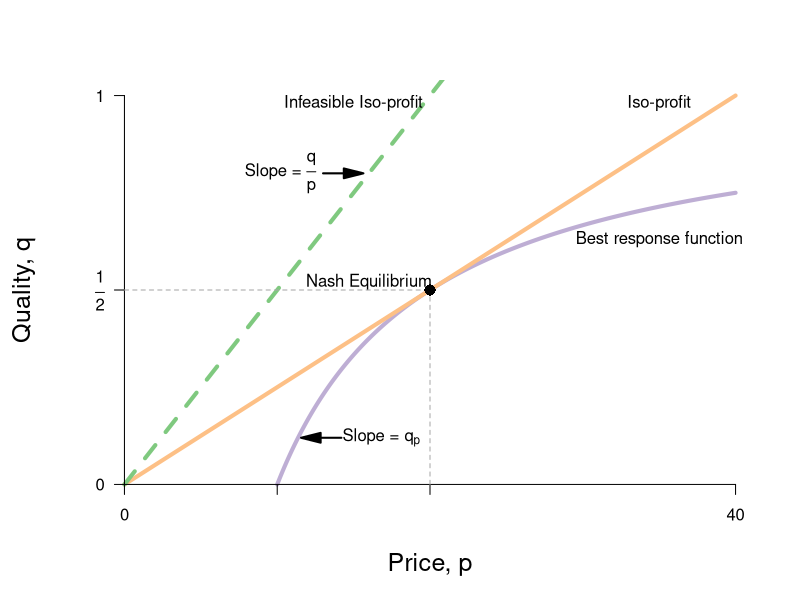

This figure's R source:
require(ggplot2)
require(shape)
pdf(file = "bfh-textbook/information_power/ch11_fig1.pdf", width = 9, height = 7)

#Set parameters for graphics
axislabelsize <- 1.5

brfFn <- function(p, delta = 5) {
  1 - (2*delta) /p
}

solowCondition <- function(p, delta = 5){
  (p*(1/(8*delta)))
}

solowInfeas <- function(p, delta = 5){
  (p*(1/(4*delta)))
}

#COL <- c("#1B9E77", "#D95F02", "#7570B3", "#E7298A", "#66A61E", "#E6AB02", "#A6761D", "#666666")
COL <- c("#7fc97f", "#beaed4", "#fdc086", "#ffff99")
par(mar =  c(5, 5, 4, 2))
xlims <- c(0, 40)
ylims <- c(0, 1)


plot(0, 0, xlim = xlims, ylim = ylims, type = "n",
     xlab = expression(paste("Price, ", p)),
     ylab = expression(paste("Quality, ", q)),
     xaxt = "n", yaxt = "n", cex.lab = axislabelsize, bty = "n")

npts <- 500 
npts2 <- 501
#Specify the sequences of points for graphing. 
xx1 <- seq(10, xlims[2], length.out = npts)
xx2 <- seq(xlims[1], xlims[2], length.out = npts)
xx3 <- seq(xlims[1], xlims[2], length.out = npts2)
xx4 <- seq(xlims[1], 10, length.out = npts2)

#Draw the lines for the graphs
lines(xx1, brfFn(xx1), col = COL[2], lwd = 4)
lines(xx2, solowCondition(xx2, delta = 5), col = COL[3], lwd = 4)
lines(xx2, solowInfeas(xx2, delta = 5), col = COL[1], lwd = 4, lty = 2)

#Customize ticks and labels for the plot
ticksy <- c(0, 0.5, 1)
ylabels <- c(0, expression(paste(frac(1,2))), 1)
ticksx <- c(0, 10, 20, 40)
xlabels <- c(0, NA, NA, 40)
axis(1, at = ticksx, pos = 0, labels = xlabels)
axis(2, at = ticksy, pos = 0, labels = ylabels, las = 1)

#Annotation of the three graphs and the NE
text(35, 0.98, expression(paste("Iso-profit")))
text(15, 0.98, expression(paste("Infeasible Iso-profit")))
text(35, 0.63, expression(paste("Best response function")))
text(16, 0.52, expression(paste("Nash Equilibrium")))

#Lines for the coordinates of the Nash equilbrium
segments(20, 0, 20, 0.5, lty = 2, col = "darkgray")
segments(0, 0.5, 20, 0.5, lty = 2, col = "darkgray")

#Add a point for the NE
points(20, 0.5, pch = 16, col = "black", cex = 1.5)

#Arrow to Slope of BRF
Arrows(14.2, 0.12, 12.2, 0.12, col = "black", lty = 1, lwd = 2, arr.type = "triangle")
text(16.8, 0.12, expression(paste("Slope = ", q[p])))

#Arrow to Slope of isoprofit
Arrows(13, 0.80, 15, 0.80, col = "black", lty = 1, lwd = 2, arr.type = "triangle")
text(10.2, 0.80, expression(paste("Slope = ", frac(q, p))))

dev.off()

